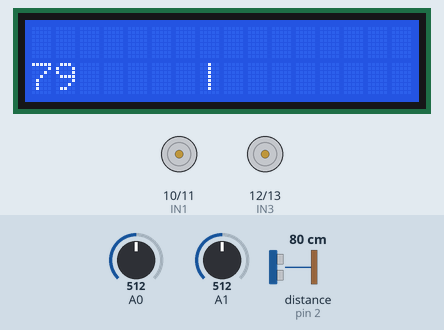
The sketch below on a simulated Arduino Uno, built with avr-gcc and run on an emulated ATmega328P. On the bench: 16×2 character LCD, motor-driver pin pairs drawn as motors (green arrow = first pin HIGH = forward, orange = second pin HIGH = backward, longer = more drive). Wiring (inferred from the names in the program): ultrasonic range finder: trigger pin 3; echo pin 2. Inputs (shaded band) come from the test bench; at power-on: distance to the obstacle (sensor on pin 2) 80 cm, A0 = 512, A1 = 512. The echo pulse lasts 58.3 µs per cm; what the sketch prints to the serial monitor is not drawn.

Above: at 1.2 s.
1.3 s: distance to the obstacle (sensor on pin 2) set to 2 cm
At 3.1 s:
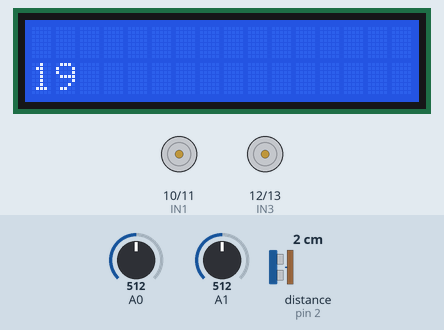
4.5 s: distance to the obstacle (sensor on pin 2) set to 9 cm
At 5.5 s:
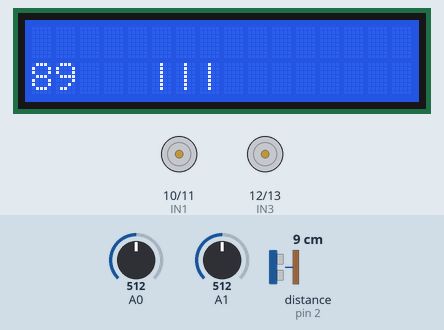
7.7 s: distance to the obstacle (sensor on pin 2) set to 60 cm
At 8.6 s:
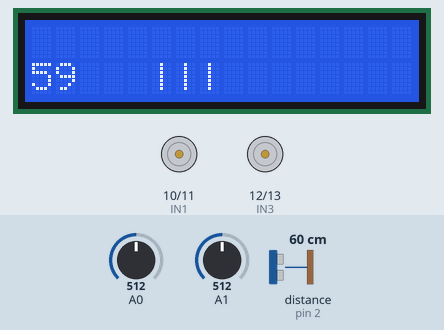
9.2 s: A0 set to 991
10.7 s: A0 set to 1015
At 11.7 s:
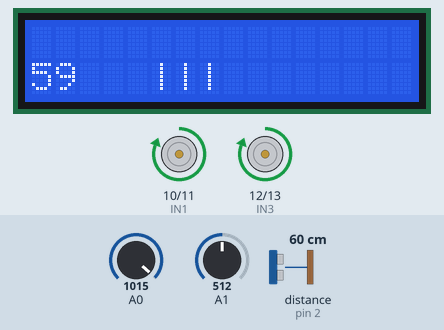
12.5 s: distance to the obstacle (sensor on pin 2) set to 4 cm
At 13.4 s:
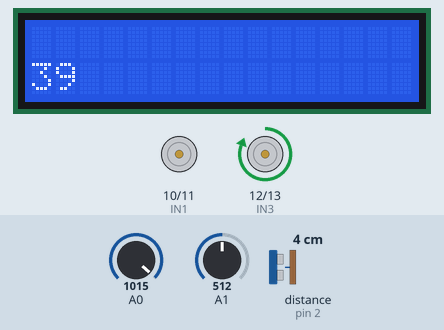
Timing chart, 0 to 15.1 s (numbered marks = the images above; inputs shaded):
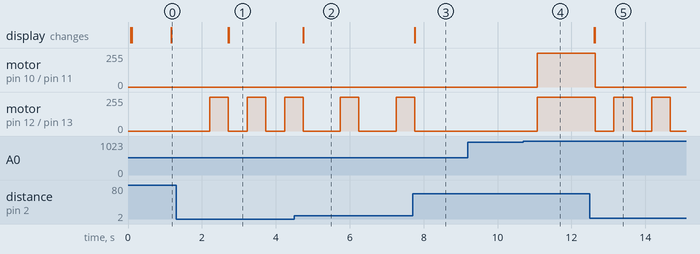

Measured:
- the behaviour switches between 1000 and 1001 on A0 (found by bisection; images 3 and 4)
- after the input at 1.3 s, motor on pin 12 (IN3) / pin 13 (IN4): alternates forward 255/255 for 0.50 s and stopped for 0.51 s, starting after 0.91 s; the display: first changes after 1.4 s (image 1 shows a later state)
- after the input at 4.5 s, motor on pin 12 (IN3) / pin 13 (IN4): stopped → forward 255/255 after 1.2 s, → stopped 0.50 s later, → forward 255/255 1.0 s later; the display: first changes after 0.24 s (image 2 shows a later state)
- after the input at 7.7 s, motor on pin 12 (IN3) / pin 13 (IN4): goes on until 7.8 s, then stays stopped; the display: changes after 0.06 s (image 3)
- after the input at 9.2 s, every drawn part: stays the same
- after the input at 10.7 s, motor on pin 10 (IN1) / pin 11 (IN2), motor on pin 12 (IN3) / pin 13 (IN4): stopped → forward 255/255 after 0.37 s
- after the input at 12.5 s, motor on pin 10 (IN1) / pin 11 (IN2): forward 255/255 → stopped after 0.14 s; motor on pin 12 (IN3) / pin 13 (IN4): alternates forward 255/255 for 0.50 s and stopped for 0.51 s, starting after 0.14 s; the display: first changes after 0.12 s (image 5 shows a later state)

The sketch:

motor_senzor_display.ino
```cpp
#include <LiquidCrystal.h>

// initialize the library with the numbers of the interface pins
LiquidCrystal lcd(8, 9, 4, 5, 6, 7); // creaza o variabila de tip LiquidCrystal, aceasta are rolul de a conecta pinii aceia la pinii de pe ecranul LCD  folosim 8 data reg

// Partea dreapta - Motor A
int IN1=10;
int IN2=11;

// partea stanga  Motor B
int IN3 = 12;
int IN4= 13;

//controlSenzor
const int trigPin1 = 3;
const int echoPin1 = 2;

const int distantaPericol =50;
long duration1;
int distance1;


void setup()
{
//SET PIN MODES
  lcd.begin(16, 2); // initializare lcd cu  16 coloane si 2 randuri
  Serial.begin(9600); //bits the data rate in bits per second // numarul de biti pe care ii trimite de odata placii (cantitatea de biti pe secunda care este trimisa placii)

  pinMode(trigPin1, OUTPUT); // Sets the trigPin as an Output
  pinMode(echoPin1, INPUT); // Sets the echoPin as an Input
  pinMode(IN1 , OUTPUT);
  pinMode(IN2 , OUTPUT);
  pinMode(IN3 , OUTPUT);
  pinMode(IN4 , OUTPUT);
}

void startCar()
{
  digitalWrite( IN1 , HIGH);
  digitalWrite( IN2 , LOW);
  digitalWrite( IN3 , HIGH);
  digitalWrite( IN4 , LOW);
}

void reverseCar()
{
  digitalWrite( IN1 , LOW);
  digitalWrite( IN2 , HIGH);
  digitalWrite( IN3 , LOW);
  digitalWrite( IN4 , HIGH);
}

void stopCar()
{
  digitalWrite( IN1 , LOW);
  digitalWrite( IN2 , LOW);
  digitalWrite( IN3 , LOW);
  digitalWrite( IN4 , LOW);
}

void stanga()
{
  digitalWrite( IN1 , HIGH);
  digitalWrite( IN2 , LOW);
  digitalWrite( IN3 , LOW);
  digitalWrite( IN4 , LOW);
}

void dreapta()
{
  digitalWrite( IN1 , LOW);
  digitalWrite( IN2 , LOW);
  digitalWrite( IN3 , HIGH);
  digitalWrite( IN4 , LOW);
}

int senzor1()
{
// Clears the trigPin
  digitalWrite(trigPin1, LOW);
  delayMicroseconds(2);

// Sets the trigPin on HIGH state for 10 micro seconds
  digitalWrite(trigPin1, HIGH); // transmite un "impuls"
  delayMicroseconds(10);
  digitalWrite(trigPin1, LOW);

// Reads the echoPin, returns the sound wave travel time in microseconds
  duration1 = pulseIn(echoPin1, HIGH); //the length of the pulse (in microseconds) or 0 if no pulse started before the timeout (unsigned long)

// Calculating the distance
  distance1= duration1*0.034/2;

// Prints the distance on the Serial Monitor
  Serial.print("Distance: ");
  Serial.println(distance1);

  return distance1;
}

void loop()
{
  lcd.setCursor(0, 3);
  lcd.print(senzor1());
  if((senzor1() > 5)&&(senzor1() < 15))
    {  lcd.setCursor(5,10);
       lcd.print("|||");
       delay(500);
       Serial.print("Zona 1");
    } else if((senzor1() > 15) && (senzor1() < 50))
              { lcd.setCursor(6,10);
                lcd.print("||");
                delay(500);
                Serial.print("Zona 2");
              } else if((senzor1() > 50)&&(senzor1() < 80))
                        { lcd.setCursor(7,10);
                          lcd.print("|");
                          delay(500);
                          Serial.print("Zona 3");
                        } else
                          { lcd.setCursor(5,10);
                            lcd.print("          ");
                            lcd.setCursor(6,10);
                            lcd.print("           ");
                            lcd.setCursor(7,10);
                            lcd.print("           ");
                            Serial.print("Zona 4");
                          }
  if(analogRead(0)>1000 && senzor1() > distantaPericol)
  {
    startCar();
    delay(500);
  } else if(analogRead(1)>1000 && senzor1() > distantaPericol)
          {
            reverseCar();
            delay(500);
          } else if(senzor1() <distantaPericol)
                  { // daca senzorul masoara mai putin decat distanta periculoasa atunci sa se opreasca masina
                    Serial.println("STOP");
                    stopCar();
                    delay(500);
                    dreapta();
                    delay(500);
                    stopCar();
                  }
}
```
